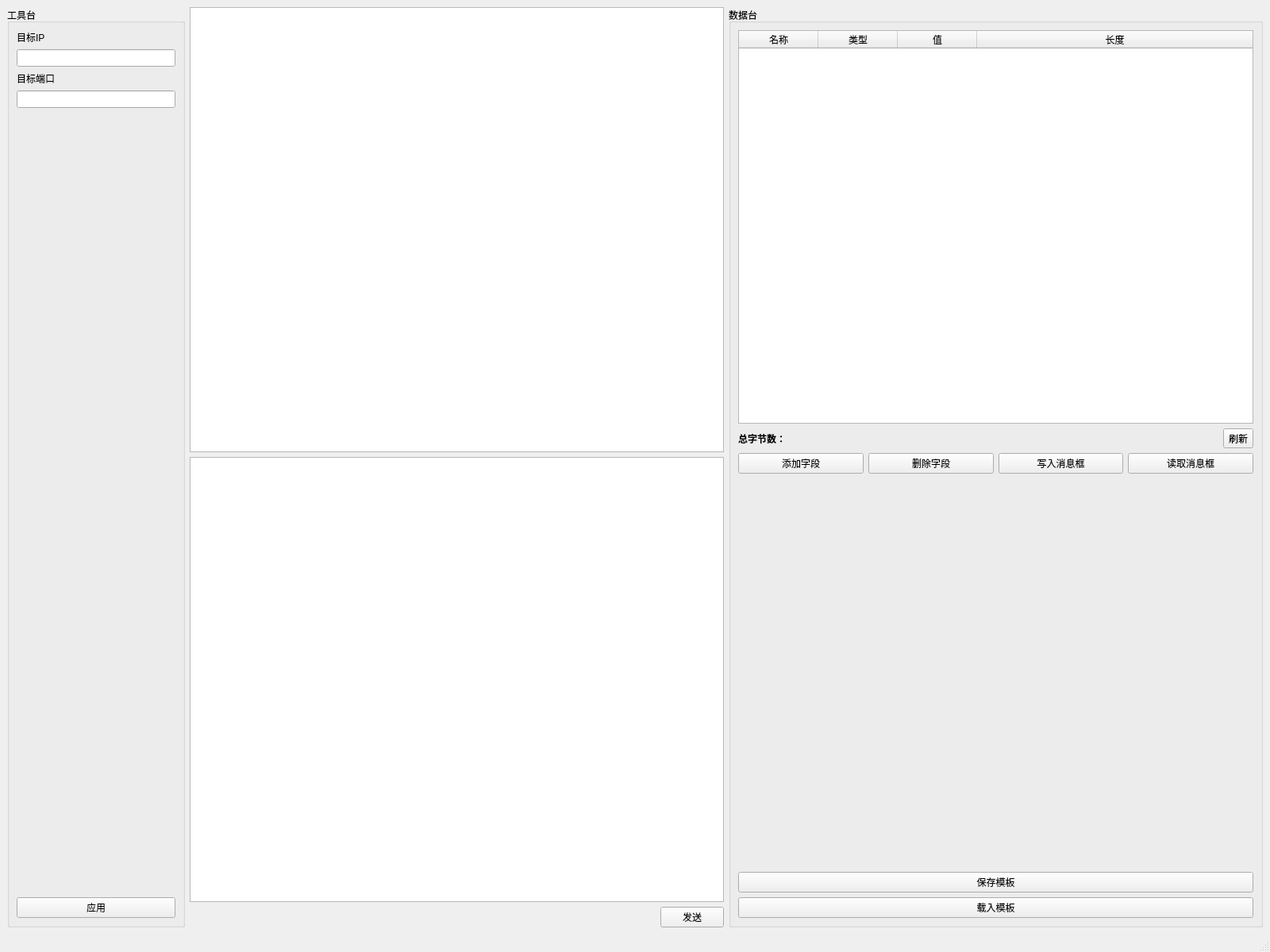
<?xml version="1.0" encoding="UTF-8"?>
<ui version="4.0">
 <class>MainWindow</class>
 <widget class="QMainWindow" name="MainWindow">
  <property name="geometry">
   <rect>
    <x>0</x>
    <y>0</y>
    <width>1600</width>
    <height>1200</height>
   </rect>
  </property>
  <property name="windowTitle">
   <string>MainWindow</string>
  </property>
  <widget class="QWidget" name="centralwidget">
   <layout class="QHBoxLayout" name="horizontalLayout_2" stretch="1,3,3">
    <item>
     <widget class="QGroupBox" name="groupBox">
      <property name="title">
       <string>工具台</string>
      </property>
      <layout class="QVBoxLayout" name="verticalLayout">
       <item>
        <widget class="QLabel" name="label">
         <property name="text">
          <string>目标IP</string>
         </property>
        </widget>
       </item>
       <item>
        <widget class="QLineEdit" name="configLineEditIP"/>
       </item>
       <item>
        <widget class="QLabel" name="label_2">
         <property name="text">
          <string>目标端口</string>
         </property>
        </widget>
       </item>
       <item>
        <widget class="QLineEdit" name="configLineEditPort"/>
       </item>
       <item>
        <spacer name="verticalSpacer">
         <property name="orientation">
          <enum>Qt::Vertical</enum>
         </property>
         <property name="sizeHint" stdset="0">
          <size>
           <width>20</width>
           <height>201</height>
          </size>
         </property>
        </spacer>
       </item>
       <item>
        <widget class="QPushButton" name="configButtonApply">
         <property name="text">
          <string>应用</string>
         </property>
        </widget>
       </item>
      </layout>
     </widget>
    </item>
    <item>
     <layout class="QVBoxLayout" name="verticalLayout_3">
      <item>
       <widget class="QTableView" name="msgTable"/>
      </item>
      <item>
       <widget class="QTextEdit" name="msgText">
        <property name="readOnly">
         <bool>true</bool>
        </property>
       </widget>
      </item>
      <item>
       <layout class="QHBoxLayout" name="horizontalLayout">
        <item>
         <spacer name="horizontalSpacer">
          <property name="orientation">
           <enum>Qt::Horizontal</enum>
          </property>
          <property name="sizeHint" stdset="0">
           <size>
            <width>40</width>
            <height>20</height>
           </size>
          </property>
         </spacer>
        </item>
        <item>
         <widget class="QPushButton" name="buttonSend">
          <property name="text">
           <string>发送</string>
          </property>
         </widget>
        </item>
       </layout>
      </item>
     </layout>
    </item>
    <item>
     <widget class="QGroupBox" name="groupBox_2">
      <property name="title">
       <string>数据台</string>
      </property>
      <layout class="QVBoxLayout" name="verticalLayout_2">
       <item>
        <widget class="QTableWidget" name="dataTableWidget">
         <attribute name="horizontalHeaderCascadingSectionResizes">
          <bool>false</bool>
         </attribute>
         <attribute name="horizontalHeaderMinimumSectionSize">
          <number>1</number>
         </attribute>
         <attribute name="horizontalHeaderStretchLastSection">
          <bool>true</bool>
         </attribute>
         <column>
          <property name="text">
           <string>名称</string>
          </property>
         </column>
         <column>
          <property name="text">
           <string>类型</string>
          </property>
         </column>
         <column>
          <property name="text">
           <string>值</string>
          </property>
         </column>
         <column>
          <property name="text">
           <string>长度</string>
          </property>
         </column>
        </widget>
       </item>
       <item>
        <layout class="QHBoxLayout" name="horizontalLayout_4">
         <item>
          <widget class="QLabel" name="label_3">
           <property name="font">
            <font>
             <bold>true</bold>
            </font>
           </property>
           <property name="text">
            <string>总字节数：</string>
           </property>
          </widget>
         </item>
         <item>
          <widget class="QToolButton" name="toolButton">
           <property name="text">
            <string>刷新</string>
           </property>
           <property name="icon">
            <iconset theme="view-refresh"/>
           </property>
           <property name="arrowType">
            <enum>Qt::NoArrow</enum>
           </property>
          </widget>
         </item>
        </layout>
       </item>
       <item>
        <layout class="QHBoxLayout" name="horizontalLayout_3">
         <item>
          <widget class="QPushButton" name="dataButtonAddField">
           <property name="text">
            <string>添加字段</string>
           </property>
          </widget>
         </item>
         <item>
          <widget class="QPushButton" name="dataButtonDelField">
           <property name="text">
            <string>删除字段</string>
           </property>
          </widget>
         </item>
         <item>
          <widget class="QPushButton" name="dataButtonWriter">
           <property name="text">
            <string>写入消息框</string>
           </property>
          </widget>
         </item>
         <item>
          <widget class="QPushButton" name="dataButtonReader">
           <property name="text">
            <string>读取消息框</string>
           </property>
          </widget>
         </item>
        </layout>
       </item>
       <item>
        <spacer name="verticalSpacer_2">
         <property name="orientation">
          <enum>Qt::Vertical</enum>
         </property>
         <property name="sizeHint" stdset="0">
          <size>
           <width>20</width>
           <height>67</height>
          </size>
         </property>
        </spacer>
       </item>
       <item>
        <widget class="QPushButton" name="dataButtonSave">
         <property name="text">
          <string>保存模板</string>
         </property>
        </widget>
       </item>
       <item>
        <widget class="QPushButton" name="dataButtonLoad">
         <property name="text">
          <string>载入模板</string>
         </property>
        </widget>
       </item>
      </layout>
     </widget>
    </item>
   </layout>
  </widget>
  <widget class="QMenuBar" name="menubar">
   <property name="geometry">
    <rect>
     <x>0</x>
     <y>0</y>
     <width>1600</width>
     <height>17</height>
    </rect>
   </property>
  </widget>
  <widget class="QStatusBar" name="statusbar"/>
 </widget>
 <resources/>
 <connections/>
</ui>
